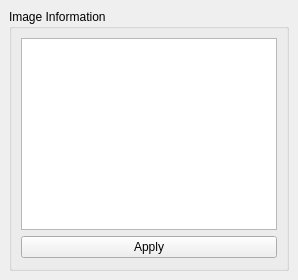
  <widget class="QDockWidget" name="imageInformationDockWidget">
   <property name="sizePolicy">
    <sizepolicy hsizetype="Maximum" vsizetype="Preferred">
     <horstretch>0</horstretch>
     <verstretch>0</verstretch>
    </sizepolicy>
   </property>
   <property name="minimumSize">
    <size>
     <width>160</width>
     <height>239</height>
    </size>
   </property>
   <property name="maximumSize">
    <size>
     <width>390</width>
     <height>524287</height>
    </size>
   </property>
   <property name="windowTitle">
    <string>Image Information</string>
   </property>
   <attribute name="dockWidgetArea">
    <number>1</number>
   </attribute>
   <widget class="QWidget" name="dockWidgetContents_4">
    <layout class="QVBoxLayout" name="verticalLayout_12">
     <item>
      <widget class="QGroupBox" name="imageInformation">
       <property name="sizePolicy">
        <sizepolicy hsizetype="Preferred" vsizetype="Preferred">
         <horstretch>0</horstretch>
         <verstretch>0</verstretch>
        </sizepolicy>
       </property>
       <property name="minimumSize">
        <size>
         <width>0</width>
         <height>0</height>
        </size>
       </property>
       <property name="maximumSize">
        <size>
         <width>16777215</width>
         <height>16777215</height>
        </size>
       </property>
       <property name="title">
        <string>Image Information</string>
       </property>
       <layout class="QVBoxLayout" name="verticalLayout_7">
        <property name="bottomMargin">
         <number>10</number>
        </property>
        <item>
         <widget class="QTableView" name="imageDataView">
          <property name="minimumSize">
           <size>
            <width>0</width>
            <height>120</height>
           </size>
          </property>
          <property name="maximumSize">
           <size>
            <width>16777215</width>
            <height>16777215</height>
           </size>
          </property>
          <property name="horizontalScrollBarPolicy">
           <enum>Qt::ScrollBarAlwaysOff</enum>
          </property>
          <property name="editTriggers">
           <set>QAbstractItemView::AllEditTriggers</set>
          </property>
          <property name="dragEnabled">
           <bool>true</bool>
          </property>
          <property name="alternatingRowColors">
           <bool>true</bool>
          </property>
          <property name="selectionMode">
           <enum>QAbstractItemView::NoSelection</enum>
          </property>
          <property name="wordWrap">
           <bool>false</bool>
          </property>
          <attribute name="horizontalHeaderDefaultSectionSize">
           <number>95</number>
          </attribute>
          <attribute name="horizontalHeaderStretchLastSection">
           <bool>true</bool>
          </attribute>
          <attribute name="verticalHeaderVisible">
           <bool>false</bool>
          </attribute>
          <attribute name="verticalHeaderDefaultSectionSize">
           <number>14</number>
          </attribute>
          <attribute name="verticalHeaderHighlightSections">
           <bool>false</bool>
          </attribute>
         </widget>
        </item>
        <item>
         <widget class="QPushButton" name="applyButton_3">
          <property name="text">
           <string>Apply</string>
          </property>
         </widget>
        </item>
       </layout>
      </widget>
     </item>
    </layout>
   </widget>
  </widget>
